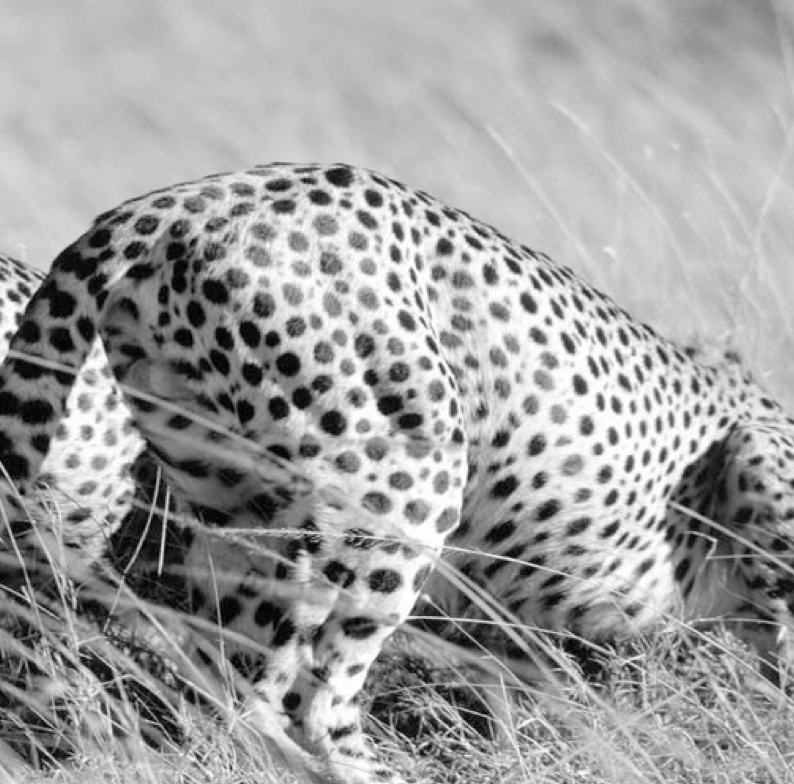
#> input picture Lect5_exercises/cheetah.png, 794 x 784 px
$ python PhaseAndMagnitude.py   (older library calls are emulated)
#> lines starting #> are read from the running program, lines starting #| are printed output that depends on the picture
# -*- coding: utf-8 -*-
"""
Created on Sun Feb  8 19:33:09 2015

@author: bxiao
"""
from scipy import misc
import matplotlib.pyplot as plt
import numpy as np

# read in an image using mis.
img = misc.imread('cheetah.png',flatten=1)
#> img: shape (784, 794) float32; min 0, max 255, mean 159.9

f = np.fft.fft2(img)
fshift = np.fft.fftshift(f)
# compute magnitude
magnitude_cheetah = 30*np.log(np.abs(fshift))
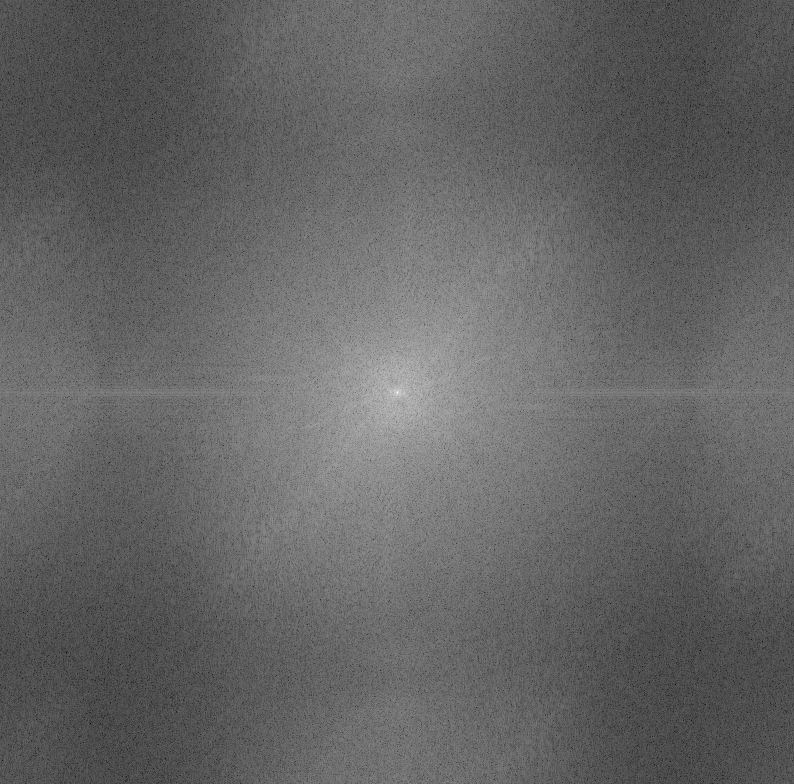
#> magnitude_cheetah: shape (784, 794) float64; min 27.51, max 552.5, mean 235.1; drawn with min black and max white
# compute phase
phase_cheetah = np.angle(fshift)
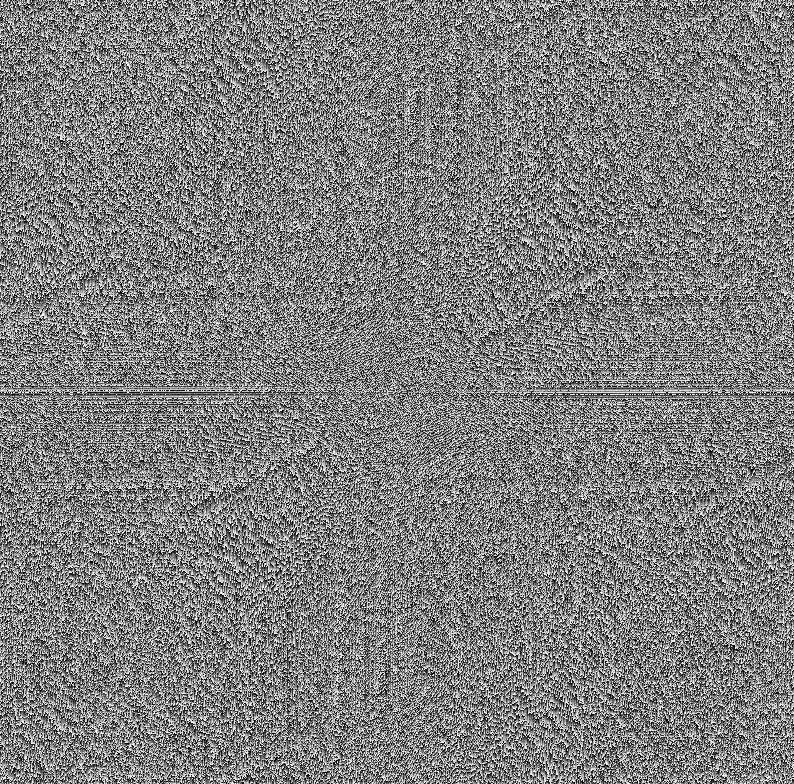
#> phase_cheetah: shape (784, 794) float64; min -3.14, max 3.14, mean -1.01e-05; drawn with min black and max white

# read in an image using mis.
img2 = misc.imread('zebra.png',flatten=1)
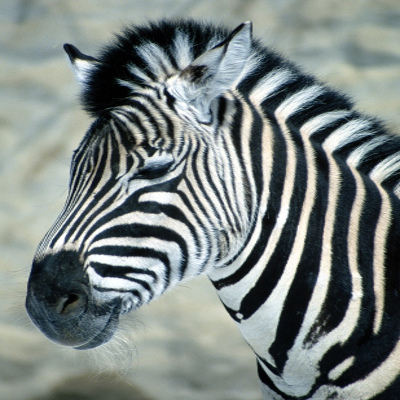
#> input picture Lect5_exercises/zebra.png, 400 x 400 px
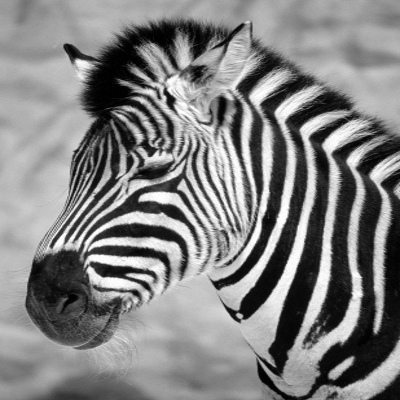
#> img2: shape (400, 400) float32; min 0, max 255, mean 130.1
f = np.fft.fft2(img2)
fshift = np.fft.fftshift(f)
# compute magnitude
magnitude_zebra = 30*np.log(np.abs(fshift))
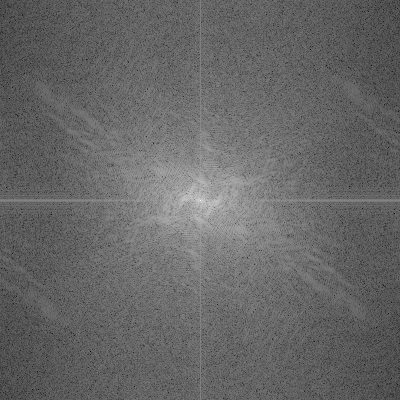
#> magnitude_zebra: shape (400, 400) float64; min 60.06, max 505.5, mean 240.5; drawn with min black and max white
# compute phase
phase_zebra = np.angle(fshift)
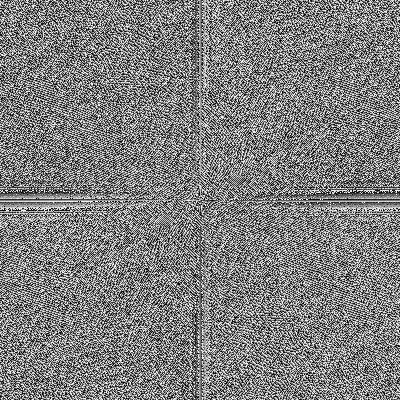
#> phase_zebra: shape (400, 400) float64; min -3.14, max 3.14, mean -3.35e-17; drawn with min black and max white

# display the original image and the DFT components
plt.subplot(131),plt.imshow(img, cmap = 'gray')
plt.title('Input Image'), plt.xticks([]), plt.yticks([])
plt.subplot(132),plt.imshow(magnitude_cheetah, cmap = 'gray')
plt.title('Log Magnitude Spectrum'), plt.xticks([]), plt.yticks([])
plt.subplot(133),plt.imshow(phase_cheetah, cmap = 'gray')
plt.title('Phase'), plt.xticks([]), plt.yticks([])
plt.show()

plt.subplot(131),plt.imshow(img2, cmap = 'gray')
plt.title('Input Image'), plt.xticks([]), plt.yticks([])
plt.subplot(132),plt.imshow(magnitude_zebra, cmap = 'gray')
plt.title('Log Magnitude Spectrum'), plt.xticks([]), plt.yticks([])
plt.subplot(133),plt.imshow(phase_zebra, cmap = 'gray')
plt.title('Phase'), plt.xticks([]), plt.yticks([])
plt.show()

# reconstrution, please switch phase of zebra and cheeta, and display the final image here
